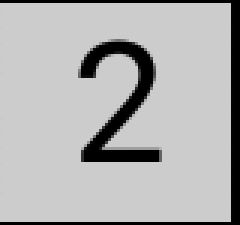
#> input picture Imagenes/prueba11.png, 80 x 75 px, given as the content of the folder ./Imagenes/Train/YPunto, which was not available (shown 3 times larger)
$ python Clasificacion.py   (older library calls are emulated)
#> lines starting #> are read from the running program, lines starting #| are printed output that depends on the picture; after the words box and inside, x2 and y2 are one past the last pixel; in counts of white or black regions, pixels touching at a corner belong together; pictures that were not available may be replaced by others from this repository, and a replacement may not be noted
#Este codigo tiene implementaciones para KNN y KMeans con visualizaciones de datos

import numpy as np
from matplotlib import pyplot as plt
import matplotlib.patches as mpatches
plt.rcParams['image.cmap'] = 'gray'
from mpl_toolkits.mplot3d import Axes3D
from skimage import io, color, img_as_float, filters
from skimage.feature import hog
import cv2
import mahotas

def extraccion(image):

    ##TRANSFORMACION
    #Recordar hacer la transformacion de la imagen con el programa Transformacion.py
    image = cv2.resize(image, (500, 400))         #Convertir la imagen de 1220x1080 a 500x400

    ##PRE PROCESAMIENTO
    aux = cv2.cvtColor(image, cv2.COLOR_BGR2GRAY) #Convertir a escala de grises

    ##FILTRACION
    aux = cv2.GaussianBlur(aux, (3, 3), 0)   #Aplicar filtro gaussiano
    #aux = filters.sobel(aux)                 #Aplicar filtro Sobel o Laplaciano

    ##SEGMENTACION
    ret, th = cv2.threshold(aux, 0, 255, cv2.THRESH_BINARY+cv2.THRESH_OTSU)
    aux= th

    ##EXTRACCION DE RASGOS
    #haralick=mahotas.features.haralick(aux).mean(axis=0)
    hu = cv2.HuMoments(cv2.moments(aux)).flatten()

    ##ANALISIS DE LAS CARACTERISTICAS
    #PARA MOMENTOS DE HU
    return aux, [hu[0], hu[1], hu[3]]

#Analisis de la base de datos (YTrain)
##Entrenamiento de la base de datos
punto = io.ImageCollection('./Imagenes/Train/YPunto/*.png:./Imagenes/Train/YPunto/*.jpg')
#> punto = 1 item
uno = io.ImageCollection('./Imagenes/Train/Y1/*.png:./Imagenes/Train/Y1/*.jpg')
#> uno = 1 item
dos = io.ImageCollection('./Imagenes/Train/Y2/*.png:./Imagenes/Train/Y2/*.jpg')
#> dos = 1 item
tres = io.ImageCollection('./Imagenes/Train/Y3/*.png:./Imagenes/Train/Y3/*.jpg')
#> tres = 1 item
cuatro = io.ImageCollection('./Imagenes/Train/Y4/*.png:./Imagenes/Train/Y4/*.jpg')
#> cuatro = 1 item
cinco = io.ImageCollection('./Imagenes/Train/Y5/*.png:./Imagenes/Train/Y5/*.jpg')
#> cinco = 1 item
seis = io.ImageCollection('./Imagenes/Train/Y6/*.png:./Imagenes/Train/Y6/*.jpg')
#> seis = 1 item
siete = io.ImageCollection('./Imagenes/Train/Y7/*.png:./Imagenes/Train/Y7/*.jpg')
#> siete = 1 item
ocho = io.ImageCollection('./Imagenes/Train/Y8/*.png:./Imagenes/Train/Y8/*.jpg')
#> ocho = 1 item
nueve = io.ImageCollection('./Imagenes/Train/Y9/*.png:./Imagenes/Train/Y9/*.jpg')
#> nueve = 1 item

#Elemento de sudoku
class Elemento:
    def __init__(self):
        self.pieza = None
        self.image = None
        self.caracteristica = []
        self.distancia = 0

#Analisis de datos
#fig = plt.figure()
#ax = fig.add_subplot(111, projection='3d')

datos = []
i = 0

# Analisis de la casilla vacia
iter = 0
for objeto in punto:
    datos.append(Elemento())
    datos[i].pieza = 'Punto'
    datos[i].image, datos[i].caracteristica = extraccion(objeto)
    #ax.scatter(datos[i].caracteristica[0], datos[i].caracteristica[1], datos[i].caracteristica[2], c='y', marker='o')
    i += 1
    iter += 1
#> this loop made 1 pass
#> (ret in extraccion, i, iter) on pass 1: (111, 1, 1)
#> pass 1, in extraccion, `image = cv2.resize(image, (500, 400))`:
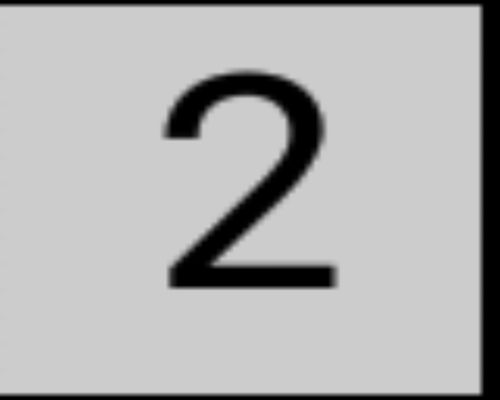
#> image: shape (400, 500, 3); min 0, max 204, mean 177.3
#> pass 1, in extraccion, `ret, th = cv2.threshold(aux, 0, 255, cv2.THRESH_BINARY+cv2.THRESH_OTSU)`:
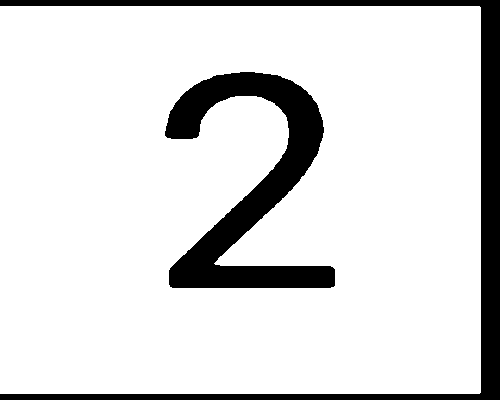
#> th: shape (400, 500); 86.4% white; 2 black regions, box (x1, y1, x2, y2) and area: (165, 72, 335, 288) 13819, (0, 0, 500, 400) 13374
#> after the loop, datos = 1 item; i = 1; iter = 1
print("Puntos OK")

# Analisis del numero uno
iter = 0
for objeto in uno:
    datos.append(Elemento())
    datos[i].pieza = 'Uno'
    datos[i].image, datos[i].caracteristica = extraccion(objeto)
    #ax.scatter(datos[i].caracteristica[0], datos[i].caracteristica[1], datos[i].caracteristica[2], c='r', marker='o')
    i += 1
    iter += 1
#> this loop made 1 pass
#> (ret in extraccion, i, iter) on pass 1: (111, 2, 1)
#> after the loop, datos = 2 items; i = 2; iter = 1
print("Uno OK")

# Analisis del numero dos
iter = 0
for objeto in dos:
    datos.append(Elemento())
    datos[i].pieza = 'Dos'
    datos[i].image, datos[i].caracteristica = extraccion(objeto)
    #ax.scatter(datos[i].caracteristica[0], datos[i].caracteristica[1], datos[i].caracteristica[2], c='b', marker='o')
    i += 1
    iter += 1
#> this loop made 1 pass
#> (ret in extraccion, i, iter) on pass 1: (111, 3, 1)
#> after the loop, datos = 3 items; i = 3; iter = 1
print("Dos OK")

# Analisis del numero tres
iter = 0
for objeto in tres:
    datos.append(Elemento())
    datos[i].pieza = 'Tres'
    datos[i].image, datos[i].caracteristica = extraccion(objeto)
    #ax.scatter(datos[i].caracteristica[0], datos[i].caracteristica[1], datos[i].caracteristica[2], c='g', marker='o')
    i += 1
    iter += 1
#> this loop made 1 pass
#> (ret in extraccion, i, iter) on pass 1: (111, 4, 1)
#> after the loop, datos = 4 items; i = 4; iter = 1
print("Tres OK")

# Analisis del numero cuatro
iter = 0
for objeto in cuatro:
    datos.append(Elemento())
    datos[i].pieza = 'Cuatro'
    datos[i].image, datos[i].caracteristica = extraccion(objeto)
    #ax.scatter(datos[i].caracteristica[0], datos[i].caracteristica[1], datos[i].caracteristica[2], c='c', marker='o')
    i += 1
    iter += 1
#> this loop made 1 pass
#> (ret in extraccion, i, iter) on pass 1: (111, 5, 1)
#> after the loop, datos = 5 items; i = 5; iter = 1
print("Cuatro OK")

# Analisis del numero cinco
iter = 0
for objeto in cinco:
    datos.append(Elemento())
    datos[i].pieza = 'Cinco'
    datos[i].image, datos[i].caracteristica = extraccion(objeto)
    #ax.scatter(datos[i].caracteristica[0], datos[i].caracteristica[1], datos[i].caracteristica[2], c='m', marker='o')
    i += 1
    iter += 1
#> this loop made 1 pass
#> (ret in extraccion, i, iter) on pass 1: (111, 6, 1)
#> after the loop, datos = 6 items; i = 6; iter = 1
print("Cinco OK")

# Analisis del numero seis
iter = 0
for objeto in seis:
    datos.append(Elemento())
    datos[i].pieza = 'Seis'
    datos[i].image, datos[i].caracteristica = extraccion(objeto)
    #ax.scatter(datos[i].caracteristica[0], datos[i].caracteristica[1], datos[i].caracteristica[2], c='k', marker='o')
    i += 1
    iter += 1
#> this loop made 1 pass
#> (ret in extraccion, i, iter) on pass 1: (111, 7, 1)
#> after the loop, datos = 7 items; i = 7; iter = 1
print("Seis OK")

# Analisis del numero siete
iter = 0
for objeto in siete:
    datos.append(Elemento())
    datos[i].pieza = 'Siete'
    datos[i].image, datos[i].caracteristica = extraccion(objeto)
    #ax.scatter(datos[i].caracteristica[0], datos[i].caracteristica[1], datos[i].caracteristica[2], c='lime', marker='o')
    i += 1
    iter += 1
#> this loop made 1 pass
#> (ret in extraccion, i, iter) on pass 1: (111, 8, 1)
#> after the loop, datos = 8 items; i = 8; iter = 1
print("Siete OK")

# Analisis del numero ocho
iter = 0
for objeto in ocho:
    datos.append(Elemento())
    datos[i].pieza = 'Ocho'
    datos[i].image, datos[i].caracteristica = extraccion(objeto)
    #ax.scatter(datos[i].caracteristica[0], datos[i].caracteristica[1], datos[i].caracteristica[2], c='aqua', marker='o')
    i += 1
    iter += 1
#> this loop made 1 pass
#> (ret in extraccion, i, iter) on pass 1: (111, 9, 1)
#> after the loop, datos = 9 items; i = 9; iter = 1
print("Ocho OK")

# Analisis del numero nueve
iter = 0
for objeto in nueve:
    datos.append(Elemento())
    datos[i].pieza = 'Nueve'
    datos[i].image, datos[i].caracteristica = extraccion(objeto)
    #ax.scatter(datos[i].caracteristica[0], datos[i].caracteristica[1], datos[i].caracteristica[2], c='purple', marker='o')
    i += 1
    iter += 1
#> this loop made 1 pass
#> (ret in extraccion, i, iter) on pass 1: (111, 10, 1)
#> after the loop, datos = 10 items; i = 10; iter = 1
print("Nueve OK")

# [21 lines of commented-out code are left out]

print("Analisis completo de la base de datos de Train")
#print("Cantidad de imagenes analizadas: ")
#print(len(datos))

# Elemento a evaluar
#Recordar aplicar Transformacion.py cuando se quiera evaluar una nueva imagen.
test = Elemento()

for numero in range(81):

    nombre = './Imagenes/prueba'+str(numero)+'.png'
    image = io.imread(nombre)
#> image is the input picture: shape (75, 80, 3); min 0, max 204, mean 177.3

    test.image, test.caracteristica = extraccion(image)
#> test.caracteristica = [0.000766, 2.95e-08, 6.52e-14]
    test.pieza = 'Punto' # label inicial

    #ax.scatter(test.caracteristica[0], test.caracteristica[1], test.caracteristica[2], c='k', marker='o')
    #fig

    #KNN
    print("\nInicializacion KNN")
    i = 0
    sum = 0
    for ft in datos[0].caracteristica:
        sum = sum + np.power(np.abs(test.caracteristica[i] - ft), 2)
        i += 1
#> this loop made 3 passes
#> ft on passes 1 to 3: 0.000766, 2.95e-08, 6.52e-14
#> after the loop, i = 3; sum = 0
    d = np.sqrt(sum)
#> d = 0

    for element in datos:
        sum = 0
        i = 0
        for ft in (element.caracteristica):
            sum = sum + np.power(np.abs((test.caracteristica[i]) - ft), 2)
            i += 1

        element.distancia = np.sqrt(sum)

        if (sum < d):
            d = sum
            test.pieza = element.pieza
#> this loop made 10 passes
#> after the loop, d = 0; test.pieza = 'Punto'

    print("Prediccion para KNN con K=1: ")
    print(test.pieza)
#| Punto
#> pass 2 of the loop `for numero in range(81):`:
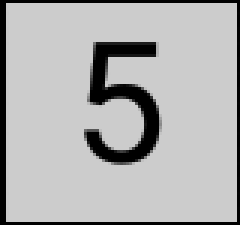
#> input picture Imagenes/prueba12.png, 80 x 75 px, given in place of prueba1.png, which was not available (shown 3 times larger)
#> image is the input picture: shape (75, 80, 3); min 0, max 204, mean 176
#> in extraccion (call 12), `image = cv2.resize(image, (500, 400))`:
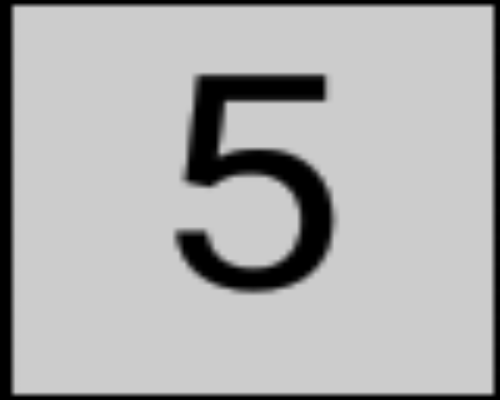
#> image: shape (400, 500, 3); min 0, max 204, mean 176
#> in extraccion (call 12), `ret, th = cv2.threshold(aux, 0, 255, cv2.THRESH_BINARY+cv2.THRESH_OTSU)`:
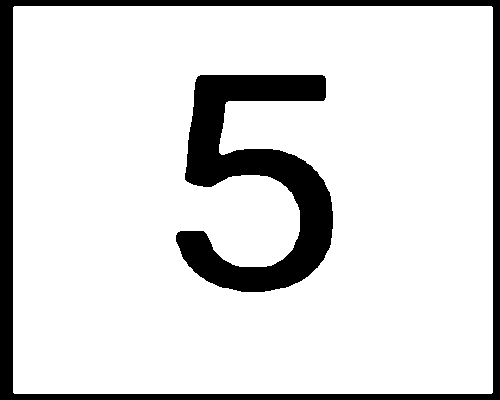
#> th: shape (400, 500); 85.5% white; 2 black regions, box (x1, y1, x2, y2) and area: (176, 75, 333, 292) 15263, (0, 0, 500, 400) 13764
#> ret = 113
#> hu = [0.000779, 2.98e-08, 4.03e-14, 7.93e-14, -3.68e-27, -1.24e-17, 2.57e-27]
#> test.caracteristica = [0.000779, 2.98e-08, 7.93e-14]
#> the loop `for ft in datos[0].caracteristica:` made 3 passes
#> after the loop `for ft in datos[0].caracteristica:`: i = 3; sum = 1.67e-10
#> `d = np.sqrt(sum)`: d = 1.29e-05
#> the loop `for element in datos:` made 10 passes
#> (d, test.pieza) on pass 1: (1.67e-10, 'Punto')
#> after the loop `for element in datos:`: d = 1.67e-10
#| Punto
#> (the run stopped early here; a loop or call above may not have finished)
